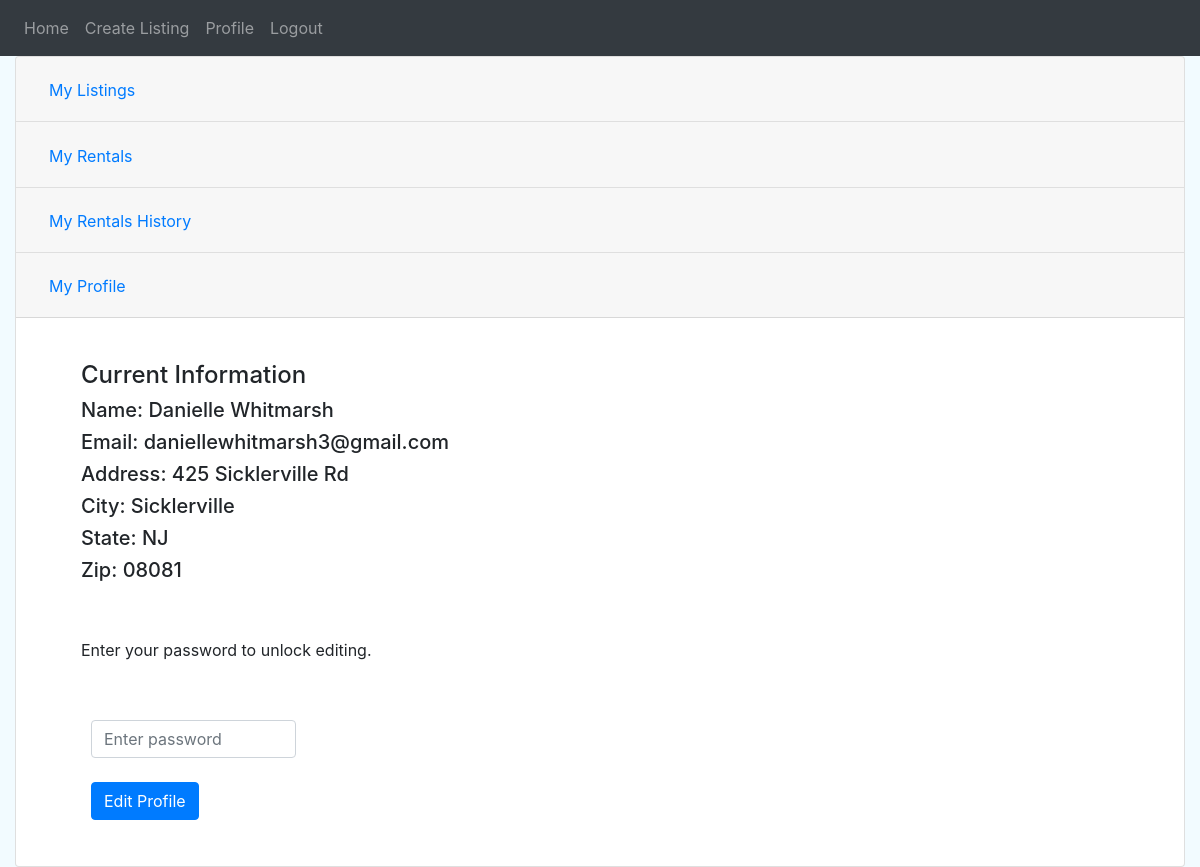
The app's page /profile (signed in) with its own data.
### website/models.py (models this page shows)
class User(db.Model, UserMixin):  # LEFT OUT TABLE NAMES BC IT COMPLICATED THINGS
    id = db.Column(db.Integer, primary_key=True)
    email = db.Column(db.String(150), unique=True)
    password = db.Column(db.String(150))
    first_name = db.Column(db.String(150), nullable=False)
    last_name = db.Column(db.String(150), nullable=False)
    date_created = db.Column(db.DATETIME, default=datetime.utcnow, index=True)
    street = db.Column(db.String(255))  # LEAVING NULLABLE SO NOT SO DEMANDING AT SIGN UP
    location_id = db.Column(db.Integer, db.ForeignKey("location.id"))
    items = db.relationship("Item", backref="owner")
    orders = db.relationship("Order", backref="renter")
    reviews = db.relationship("Review", backref="user")

class Location(db.Model):
    id = db.Column(db.Integer, primary_key=True, index=True)
    city = db.Column(db.String(255), nullable=False)
    state = db.Column(db.String(2), nullable=False)
    zip = db.Column(db.String(5), nullable=False)
    users = db.relationship("User", backref="location")

### website/user_profile.py (the view, shortened to what this page needs)
@user_profile.route('/profile', methods=['GET', 'POST'])
@login_required
def profile_page():
    global check_auth
    user = current_user
    location = Location.query.get(user.location_id)
    list_item = []
    list_item_user = []
    list_user_location = []
    print(list_item)
    for oneOrder in user.orders:
        order_item = Item.query.get(oneOrder.item_id)
        item_user = User.query.get(order_item.owner_id)
        user_location = Location.query.get(item_user.location_id)
        list_item.append(order_item)
        list_item_user.append(item_user)
        list_user_location.append(user_location)
    return render_template("profile_dash.html", user=user, checkAuth=check_auth, location=location, listItem=list_item,
                           listItemUser=list_item_user, listUserLocation=list_user_location)

### website/templates/profile_dash.html (shortened to what this page needs)
{% extends "base.html" %} {% block title %}Profile{% endblock %} {% block
content %}
<head>
  <link rel="stylesheet" href="../static/css/profile.css" />
</head>
<div class="accordion" id="accordionItem">
  <div class="card">
    <div class="card-header" id="headingOne">
      <h2 class="mb-0">
        <button
          class="btn btn-link collapsed"
          type="button"
          data-toggle="collapse"
          data-target="#collapseOne"
          aria-expanded="true"
          aria-controls="collapseOne"
        >
          My Listings
        </button>
      </h2>
    </div>
  </div>
  <div class="card">
    <div class="card-header" id="headingTwo">
      <h2 class="mb-0">
        <button
          class="btn btn-link collapsed"
          type="button"
          data-toggle="collapse"
          data-target="#collapseTwo"
          aria-expanded="false"
          aria-controls="collapseTwo"
        >
          My Rentals
        </button>
      </h2>
    </div>
  </div>
  <div class="card">
    <div class="card-header" id="headingThree">
      <h2 class="mb-0">
        <button
          class="btn btn-link collapsed"
          type="button"
          data-toggle="collapse"
          data-target="#collapseThree"
          aria-expanded="false"
          aria-controls="collapseThree"
        >
          My Rentals History
        </button>
      </h2>
    </div>
  </div>
  <div class="card">
    <div class="card-header" id="headingThree">
      <h2 class="mb-0">
        <button
          class="btn btn-link"
          type="button"
          data-toggle="collapse"
          data-target="#collapseFour"
          aria-expanded="false"
          aria-controls="collapseFour"
        >
          My Profile
        </button>
      </h2>
    </div>
    <div
      id="collapseFour"
      class="collapse show"
      aria-labelledby="headingFour"
      data-parent="#accordionItem"
    >
      <div class="card-body">
        <div>
          <br />
          <h4>Current Information</h4>
          <h5>Name: {{ user.first_name }} {{ user.last_name }}</h5>
          <h5>Email: {{ user.email }}</h5>
          <h5>Address: {{ user.street }}</h5>
          <h5>City: {{ user.location.city }}</h5>
          <h5>State: {{ user.location.state }}</h5>
          <h5>Zip: {{ user.location.zip }}</h5>
          <br />
          <br />
          <form method="POST">
            {% if checkAuth %}
            <div class="form-group">
              <label for="firstName"></label
              ><input
                type="text"
                class="form-control"
                id="firstName"
                name="firstName"
                placeholder="First Name"
              />
            </div>
            <div class="form-group">
              <label for="lastName"></label
              ><input
                type="text"
                class="form-control"
                id="lastName"
                name="lastName"
                placeholder="Last Name"
              />
            </div>
            <div class="form-group">
              <label for="email"></label
              ><input
                type="text"
                class="form-control"
                id="email"
                name="email"
                placeholder="Email"
              />
            </div>
            <div class="address">
              <label for="street"></label
              ><input
                type="text"
                class="form-control"
                id="street"
                name="street"
                placeholder="Street Address"
              />
            </div>
            <div class="form-group">
              <label for="city"></label
              ><input
                type="text"
                class="form-control"
                id="city"
                name="city"
                placeholder="City"
              />
            </div>
            <div class="form-group">
              <label for="state"></label
              ><input
                type="text"
                class="form-control"
                id="state"
                name="state"
                placeholder="State"
              />
            </div>
            <div class="form-group">
              <label for="zip"></label
              ><input
                type="text"
                class="form-control"
                id="zip"
                name="zip"
                placeholder="Zip code"
              />
            </div>
            <br />
            <div class="password">
              <div class="form-group">
                <label for="newPassword"></label
                ><input
                  type="password"
                  class="form-control"
                  id="newPassword"
                  name="newPassword"
                  placeholder="New Password"
                />
              </div>
              <div class="form-group">
                <label for="confPassoword"></label
                ><input
                  type="password"
                  class="form-control"
                  id="confPassoword"
                  name="confPassword"
                  placeholder="Confirm Password"
                />
              </div>
              <button
                type="submit"
                name="submitNewInfo"
                id="submitNewInfo"
                value="Update Profile"
                class="btn btn-primary"
              >
                Submit
              </button>
              <br />
            </div>
            <br />
            {% else %} Enter your password to unlock editing.
            <br /><br />
            <div class="form-group">
              <input
                type="password"
                class="form-control"
                id="password"
                name="password"
                placeholder="Enter password"
              />
              <br />
              <button
                type="submit"
                name="submit"
                value="Edit Profile"
                class="btn btn-primary"
              >
                Edit Profile
              </button>
              <br />
            </div>
          </form>
        </div>
      </div>
    </div>
  </div>
</div>
{% endif %} {% endblock %}

### website/static/css/profile.css (style rules this page uses)
.card-body { padding-left: 65px; }
.form-group { display:inline-block; padding:10px; width: 225px; }

### records on screen
User: first_name "Danielle", last_name "Whitmarsh", email "daniellewhitmarsh3@gmail.com", street "425 Sicklerville Rd"
Location: location.city "Sicklerville", location.state "NJ", location.zip "08081"
